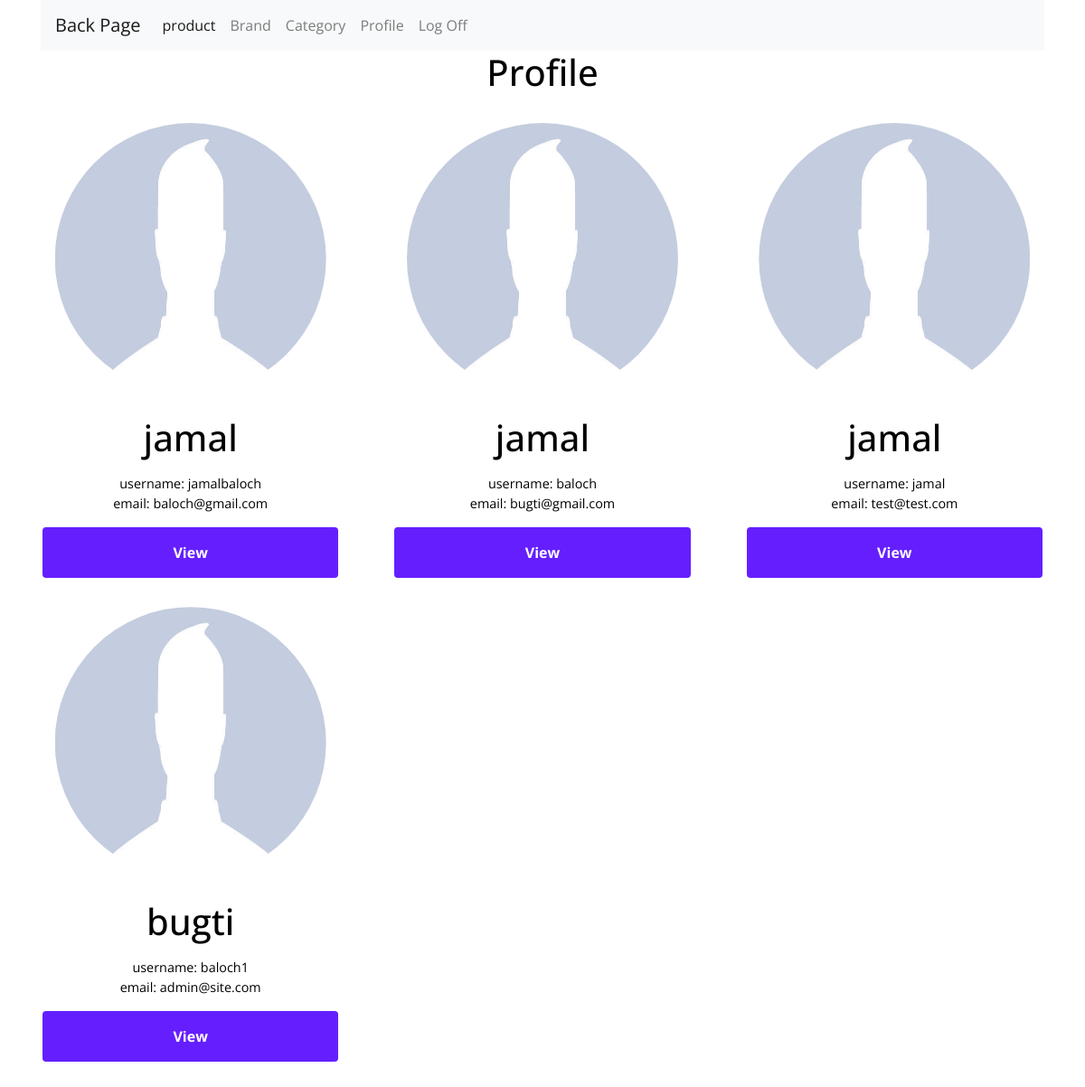
/profile, run on the app's committed database.
### shop/admin/models.py (models this page shows, shortened)
class User(db.Model):
    id = db.Column(db.Integer, primary_key=True)
    name = db.Column(db.String(50),unique=False, nullable=False)
    username = db.Column(db.String(80), unique=True, nullable=False)
    email = db.Column(db.String(120), unique=True, nullable=False)
    password = db.Column(db.String(180),unique=False, nullable=False)
    profile = db.Column(db.String(180), unique=False, nullable=False,default='profile.jpg')

### shop/admin/routes.py (the view)
@app.route('/profile')
def profile():
    users = User.query.all()
    return render_template('admin_profile.html', users=users)

### shop/templates/admin_profile.html (shortened to what this page needs)
{% extends 'layout.html' %}
{% block content %}
<div class="container">
    <nav class="navbar navbar-expand-lg navbar-light bg-light">
        <a class="navbar-brand" href="{{url_for('admin')}}">Back Page</a>
        <div class="collapse navbar-collapse" id="navbarNavDropdown">
            <ul class="navbar-nav">
                <li class="nav-item active">
                    <a class="nav-link" href="{{url_for('admin')}}">product <span class="sr-only">(current)</span></a>
                </li>
                <li class="nav-item">
                    <a class="nav-link" href="{{url_for('brands')}}">Brand</a>
                </li>
                <li class="nav-item">
                    <a class="nav-link" href="{{url_for('categories')}}">Category</a>
                </li>
                <li class="nav-item">
                    <a class="nav-link" href="{{url_for('profile')}}">Profile</a>
                </li>
                <li class="nav-item">
                    <a class="nav-link" href="/">Log Off</a>
                </li>
            </ul>
        </div>
    </nav>
</div>
<!DOCTYPE html>
<html lang="en">
<head>
</head>
<body>
<h1 align="center">Profile</h1>
<link rel="stylesheet" href="/static/bootstrap.min.css">
<div class="wrapper-grid">
    {% for user in users %}
    <div class="container">
        <img height="300px" src="/static/images/{{ user.profile }}" alt="img_profile" class="profile-img">
        <h1 class="name">{{ user.name }}</h1>
        <p class="description">
            username: {{ user.username }} </br>
            email: {{ user.email }} </br>
        </p>
        <button class="btn"><a style="color: white; text-decoration: none;" href="/profile/{{ user.id }}">View</a>
        </button>
    </div>
    {% endfor %}
</div>
</body>
</html>
{% endblock content %}

### shop/templates/admin_profile.html (style rules this page uses)
:root { --clr-primary: #651fff; --clr-gray: #37474f --clr-gray-light: #b0bec5; }
* { box-sizing: border-box; font-family: "Open Sans", sans-serif; margin: 0; padding: 0; }
body { color: var(--clr-gray); }
.wrapper-grid { display: grid; grid-template-columns: minmax(300px, 1fr); justify-content: center; grid-gap: 2rem; margin: 2rem; }
.container { box-shadow: 0px 2px 8px 0px var(--clr-gray-light); text-align: center; border-radius: 1rem; position: relative; overflow: hidden; }
.profile-img { width: 300px; clip-path: circle(150px at center); margin-top: 4.5 rem; }
.name { font-size: 1.5 rem; }
.description { margin: 1rem 2rem; font-size: 0.9rem; }
.btn { width: 100%; border: none; font-size: 1rem; font-weight: bold; color: white; background-color: var(--clr-primary); padding: 1rem; }
@media screen and (min-width: 500px) { .wrapper-grid { grid-template-columns: repeat(2, 1fr); } }
@media screen and (min-width: 760px) { .wrapper-grid { grid-template-columns: repeat(3, 1fr); } }

### data on the page
User: profile (placeholder picture), name "jamal", username "jamalbaloch", email "baloch@gmail.com"
User: profile (placeholder picture), name "jamal", username "baloch", email "bugti@gmail.com"
User: profile (placeholder picture), name "jamal", username "jamal", email "test@test.com"
User: profile (placeholder picture), name "bugti", username "baloch1", email "admin@site.com"
